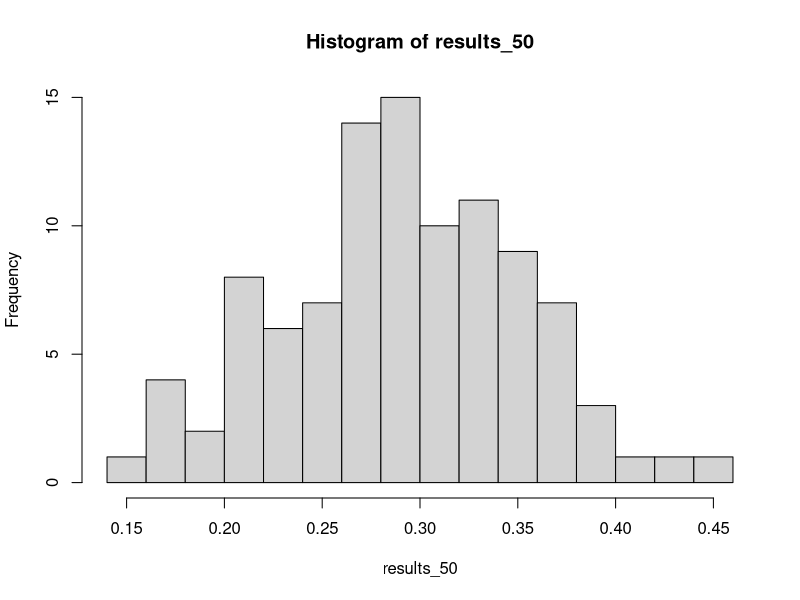
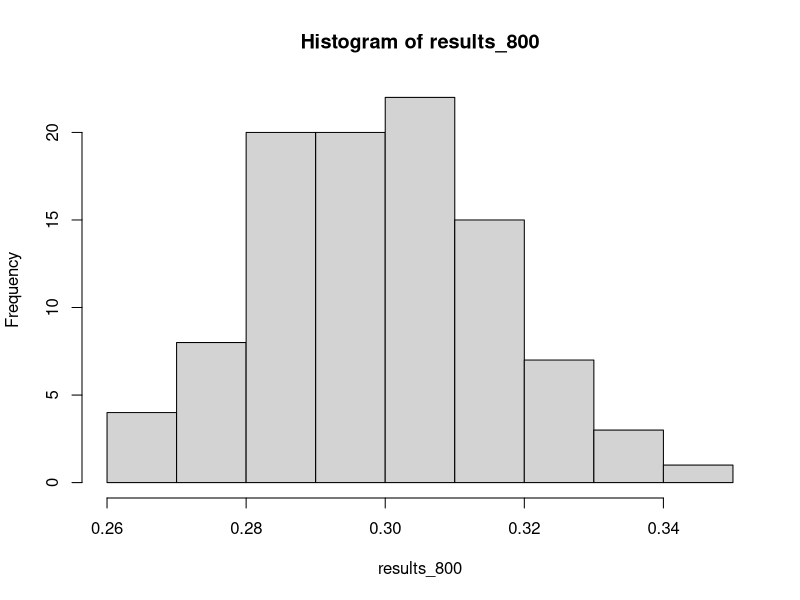
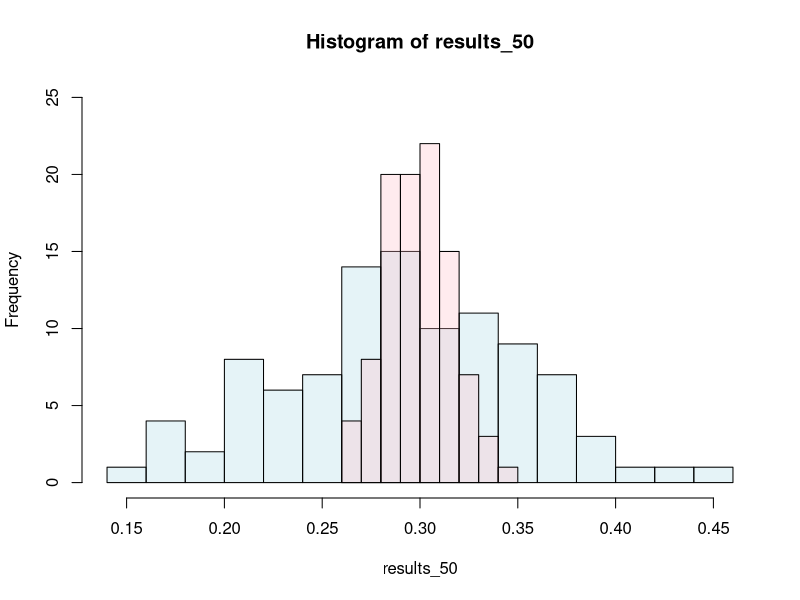

Write the R code that produced these figures, in order.

#################################################################.
# STATISTICAL ANALYSIS - BINOMIAL RANDOM SAMPLE ####.
#################################################################.

# 0 PREPARE INSTALL CALL PACKAGES -----------------------------------------

rm(list=ls()) # Delete all objects
ls() # List variables in memory

st <- Sys.time()

# Load-multiple-packages-at-once
required_packages <- c("dplyr", "ggplot2", "lubridate", "data.table", "tidyverse")
lapply(required_packages, library, character.only = TRUE)

 
# 1 GENERATE ONE SAMPLE N = 50 BINOMIAL RANDOM --------------------------------

# Paths # Location of Source files

# Generate from n=50 with a chance to get 1 equal to 0.3 and get 0 equal to 0.7
set.seed(12345)
binomrandsample <- rbinom(n = 50,1,prob = 0.3)  
# table
table(binomrandsample)/sum(table(binomrandsample))

mean(binomrandsample)

# 2 GENERATE 100 SAMPLES N = 50 BINOMIAL RANDOM ---------------------------

# Paths # Location of Source files

# Generate from n=50 with a chance to get 1 equal to 0.3 and get 0 equal to 0.7

results_50 <- NULL
for(i in seq.int(1:100)){
  results_50[i] <- mean(rbinom(n = 50,1,prob = 0.3))
}
results_50

hist_50 <- hist(results_50, breaks=20)
hist_50

# Standard Deviations for Binomial Random = 0.0654

sqrt(0.3*(1-0.3)/(50-1))

# 3 GENERATE 100 SAMPLES N = 800 BINOMIAL RANDOM ----------------------------

# Paths # Location of Source files

# Generate from n=50 with a chance to get 1 equal to 0.3 and get 0 equal to 0.7

results_800 <- NULL
for(i in seq.int(1:100)){
  results_800[i] <- mean(rbinom(n = 800,1,prob = 0.3))
}
results_800

hist_800 <- hist(results_800)
hist_800

# Standard Deviations for Binomial Random = 0.01621199

sqrt(0.3*(1-0.3)/(800-1))

# 4 PLOT BOTH HISTOGRAMS ------------.

results_50; results_800

range(c(hist_50$breaks, hist_800$breaks)) # Get range for x-axis

max(c(hist_50$count, hist_800$count)) # Get range for y-axis

min(c(results_50, results_800)) - 0.001 # Set the minimum for the breakpoints
# e <- max(c(results_50, results_800)) # Set the maximum for the breakpoints

c1 <- rgb(173,216,230,max = 255, alpha = 80, names = "lt.blue")
c2 <- rgb(255,192,203, max = 255, alpha = 80, names = "lt.pink")

#plot(hist_50, col = c1, xlim = c(0, 0.6), ylim = c(0,25))
plot(hist_50, col = c1, 
     xlim = range(c(hist_50$breaks, hist_800$breaks)), 
     ylim = c(0,25))
plot(hist_800, add = TRUE, col = c2)


# END -----------



